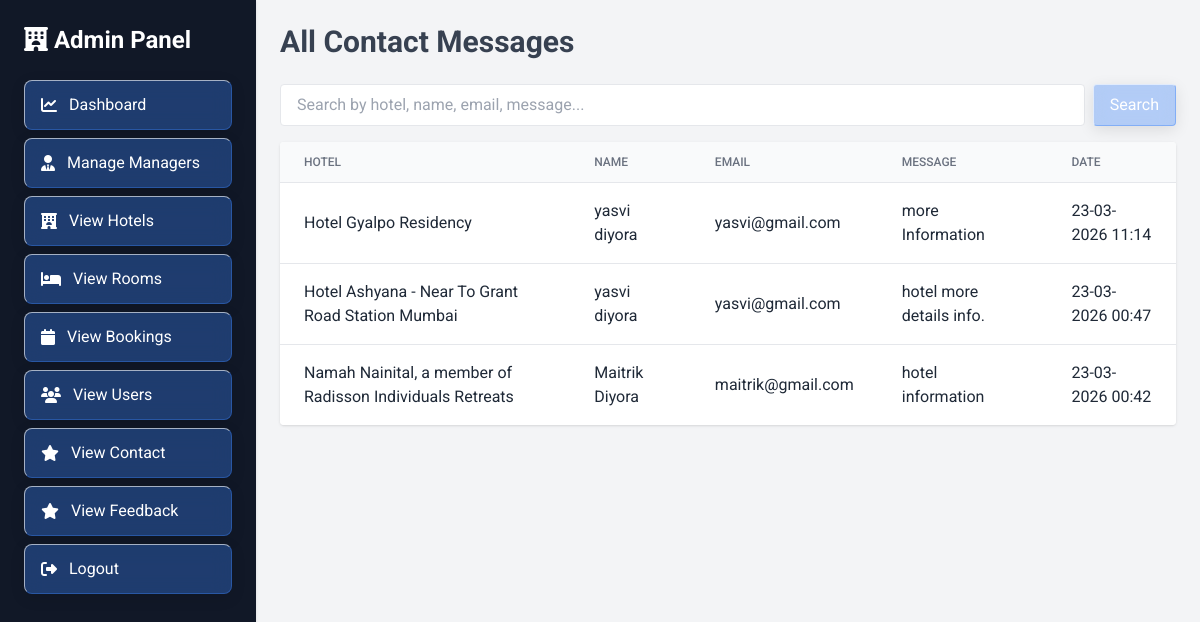
Page /admin/view_contact.php (signed in) on the committed database.
### tables this page shows
CREATE TABLE `contact` (
  `id` int(11) NOT NULL,
  `hotel_id` int(11) NOT NULL,
  `name` varchar(100) NOT NULL,
  `email` varchar(100) NOT NULL,
  `message` text NOT NULL,
  `created_at` datetime NOT NULL
);

CREATE TABLE `hotel` (
  `id` int(11) NOT NULL,
  `manager_id` int(11) DEFAULT NULL,
  `hotel_name` varchar(200) DEFAULT NULL,
  `image` varchar(255) DEFAULT NULL,
  `hotel_address` text DEFAULT NULL,
  `state_id` int(11) DEFAULT NULL,
  `city_id` int(11) DEFAULT NULL,
  `pincode` varchar(10) DEFAULT NULL,
  `rating` decimal(2,1) DEFAULT NULL,
  `status` enum('approved','pending','rejected') DEFAULT 'approved',
  `created_at` timestamp NOT NULL DEFAULT current_timestamp()
);

### admin/view_contact.php (the view, shortened to what this page needs)
<?php
include "../config.php";
$search = $_GET['search'] ?? '';
$search_sql = '';
$sql = "
SELECT c.*, h.hotel_name
FROM contact c
JOIN hotel h ON c.hotel_id = h.id
WHERE 1=1 $search_sql
ORDER BY c.created_at DESC
";
$messages = mysqli_query($conn, $sql);
?>
<!DOCTYPE html>
<html lang="en">
<head>
<script src="https://cdn.tailwindcss.com"></script>
 <link rel="stylesheet" href="/Hotel-sphere/style.css">
</head>
<body class="bg-gray-100">
<div class="flex min-h-screen">
 <div class="w-64 bg-white shadow flex-shrink-0">
 <?php include("sidebar.php"); ?>
 </div>
 <main class="flex-1 p-6 overflow-auto">
 <h1 class="text-3xl font-bold mb-6 text-gray-700">All Contact Messages</h1>
 <form method="GET" class="mb-4 flex gap-2">
  <input type="text" name="search" value="<?= htmlspecialchars($search) ?>" placeholder="Search by hotel, name, email, message..."
   class="flex-1 px-4 py-2 border rounded focus:outline-none focus:ring-2 border-focus"/>
  <button type="submit" class="px-4 py-2 bg-primary text-white rounded hover:bg-primary">Search</button>
 </form>
 <div class="bg-white shadow rounded overflow-x-auto">
  <table class="min-w-full divide-y divide-gray-200 table-auto">
  <thead class="bg-gray-50">
   <tr>
   <th class="px-6 py-3 text-left text-xs font-medium text-gray-500 uppercase">Hotel</th>
   <th class="px-6 py-3 text-left text-xs font-medium text-gray-500 uppercase">Name</th>
   <th class="px-6 py-3 text-left text-xs font-medium text-gray-500 uppercase">Email</th>
   <th class="px-6 py-3 text-left text-xs font-medium text-gray-500 uppercase">Message</th>
   <th class="px-6 py-3 text-left text-xs font-medium text-gray-500 uppercase">Date</th>
   </tr>
  </thead>
  <tbody class="bg-white divide-y divide-gray-200">
   <?php if($messages && mysqli_num_rows($messages) > 0): ?>
   <?php while($m = mysqli_fetch_assoc($messages)): ?>
   <tr class="hover:bg-gray-50 transition">
    <td class="px-6 py-4 break-words"><?= htmlspecialchars($m['hotel_name']) ?></td>
    <td class="px-6 py-4 break-words"><?= htmlspecialchars($m['name']) ?></td>
    <td class="px-6 py-4 break-words"><?= htmlspecialchars($m['email']) ?></td>
    <td class="px-6 py-4 break-words max-w-xs" title="<?= htmlspecialchars($m['message']) ?>">
    <?= htmlspecialchars($m['message']) ?>
    </td>
    <td class="px-6 py-4 break-words">
    <?= date("d-m-Y H:i", strtotime($m['created_at'])) ?>
    </td>
   </tr>
   <?php endwhile; ?>
   <?php else: ?>
   <tr>
    <td colspan="6" class="text-center py-4 text-gray-500">No messages found.</td>
   </tr>
   <?php endif; ?>
  </tbody>
  </table>
 </div>
 </main>
</div>
</body>
</html>

### style.css (style rules this page uses)
:root { --primary-color: #3b82f6; --primary-hover: #2563eb; --secondary-color: #3b82f6; --bg-color: #f3f4f6; --text-color: #1f2937; --text-muted: #4b5563; --success-color: #3b82f6; --error-color: #dc2626; --body-bg-image: radial-gradient(circle at 10% 80%, transparent 15%, rgba(59, 130, 246, 0.25) 20%, rgba(59, 130, 246, 0.1) 25%, transparent 35%), radial-gradient(circle at 85% 20%, transparent 20%, rgba(59, 130, 246, 0.2) 25%, rgba(59, 130, 246, 0.08) 30%, transparent 45%), radial-gradient(ellipse at 50% 50%, transparent 30%, rgba(59, 130, 246, 0.1) 35%, transparent 45%); --glass-bg: rgba(255, 255, 255, 0.45); --glass-border: rgba(255, 255, 255, 0.5); --glass-border-light: rgba(255, 255, 255, 0.9); --glass-shadow: rgba(0, 0, 0, 0.05); --glass-text: #1f2937; --btn-glass-bg: rgba(59, 130, 246, 0.35); --btn-glass-border: rgba(59, 130, 246, 0.4); --btn-glass-border-light: rgba(255, 255, 255, 0.6); --btn-glass-text: #ffffff; --input-bg: rgba(255, 255, 255, 0.9); --input-border: rgba(0, 0, 0, 0.1); }
body, html { font-family: 'Roboto', sans-serif; background-color: var(--bg-color) !important; color: var(--text-color) !important; margin: 0; min-height: 100vh; transition: background-color 0.3s ease, color 0.3s ease; border-radius: 0 !important; box-shadow: none !important; border: none !important; backdrop-filter: none !important; -webkit-backdrop-filter: none !important; }
body:not(.bg-gray-100), html:not(.bg-gray-100) { background-image: var(--body-bg-image) !important; background-attachment: fixed !important; background-repeat: no-repeat !important; background-size: cover !important; }
.bg-primary { background-color: var(--primary-color) !important; }
.btn-glass, button:not(.custom-toggle), input[type="submit"], input[type="button"], a[class*="bg-primary"], a[class*="bg-blue-"], a[class*="bg-green-"], a[class*="bg-gray-"], a[class*="bg-purple-"], a[class*="bg-red-"] { background: var(--btn-glass-bg) !important; backdrop-filter: blur(10px) !important; -webkit-backdrop-filter: blur(10px) !important; border: 1px solid var(--btn-glass-border) !important; border-top: 1px solid var(--btn-glass-border-light) !important; border-left: 1px solid var(--btn-glass-border-light) !important; color: var(--btn-glass-text) !important; box-shadow: 0 4px 15px rgba(0, 0, 0, 0.1) !important; transition: all 0.3s ease !important; position: relative; overflow: hidden; z-index: 1; }
.btn-glass::after, button:not(.custom-toggle):after, input[type="submit"]:after, input[type="button"]:after, a[class*="bg-primary"]::after, a[class*="bg-blue-"]::after, a[class*="bg-green-"]::after, a[class*="bg-gray-"]::after, a[class*="bg-purple-"]::after, a[class*="bg-red-"]::after { content: ''; position: absolute; top: 0; left: -100%; width: 50%; height: 100%; background: linear-gradient(to right, rgba(255,255,255,0) 0%, rgba(255,255,255,0.3) 50%, rgba(255,255,255,0) 100%); transform: skewX(-25deg); transition: all 0.7s ease; z-index: -1; }

### rows in the picture
contact: hotel.hotel_name "Hotel Gyalpo Residency", name "yasvi diyora", email "yasvi@gmail.com", message "more Information", created_at "23-03-2026 11:14"
contact: hotel.hotel_name "Hotel Ashyana - Near To Grant Road Station Mumbai", name "yasvi diyora", email "yasvi@gmail.com", message "hotel more details info.", created_at "23-03-2026 00:47"
contact: hotel.hotel_name "Namah Nainital, a member of Radisson Individuals Retreats", name "Maitrik Diyora", email "maitrik@gmail.com", message "hotel information", created_at "23-03-2026 00:42"
